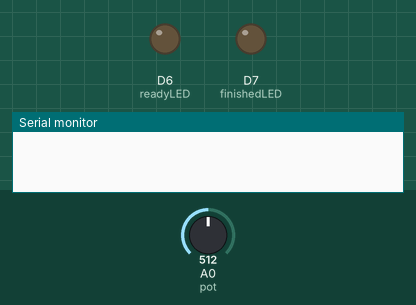
Recording of a sketch running on a simulated ESP8266 (Wemos D1 mini). Shown: output pins drawn as LEDs (lit = HIGH), the last lines printed to the serial monitor. Inputs (shaded band) come from the test bench; at power-on: A0 (pot) = 512.

Above: at 1.2 s.
1.3 s: A0 (pot) set to 28
2.8 s: A0 (pot) set to 23
At 3.3 s:
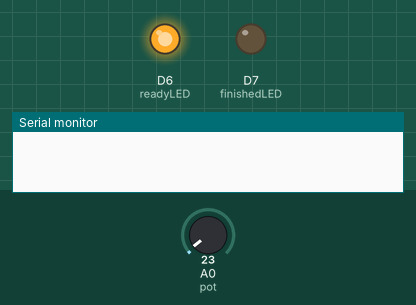
4.3 s: A0 (pot) set to 1005
5.8 s: A0 (pot) set to 1023
At 6.8 s:
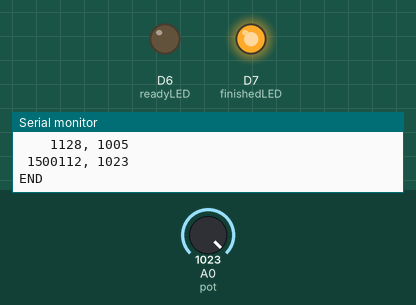
7.3 s: A0 (pot) set to 15
At 7.9 s:
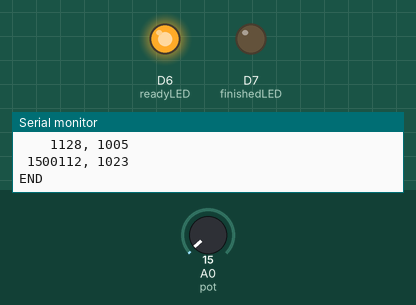
Timing chart, 0 to 9.8 s (numbered marks = the images above; inputs shaded):
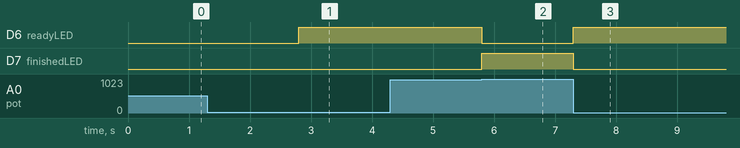

Measured:
- the behaviour switches between 25 and 24 on A0 (pot) (found by bisection; images 0 and 1)
- the behaviour switches between 1022 and 1023 on A0 (pot) (found by bisection; images 1 and 2)
- after the input at 1.3 s, every drawn part: stays the same
- after the input at 2.8 s, D6 (readyLED): LOW → HIGH at once
- after the input at 4.3 s, every drawn part: stays the same
- after the input at 5.8 s, D6 (readyLED): HIGH → LOW at once; D7 (finishedLED): LOW → HIGH at once
- after the input at 7.3 s, D6 (readyLED): LOW → HIGH at once; D7 (finishedLED): HIGH → LOW at once

The sketch:

serial-read-recoil.ino
```cpp
/*
 * Author: Gerardo Fisanotti - 10-jul-2020
 * Function: Read the impulse of a rifle recoil by reading time and analog value of a
 *           variable resistor moved by the energy of the recoil
 *           Will send results (microseconds, voltage) via USB serial bus.
 * Hardware: MCU D1 Mini (ESP8266 based),
 *           MCU pin A0 to wiper of measuring variable resistor, extremes of resistor to 3.3V and GND
 *           MCU pin D6 to green LED anode thru 220 ohm resistor, LED cathode to ground
 *           MCU pin D7 to yellow LED anode thru 220 ohm resistor, LED cathode to ground
 */

const int pot=A0; //potentiometer wiper
const int maxSample=1025; //Max # of samples to be stored
const int readyLED=D6; //green LED, ready to take samples
const int finishedLED=D7; //Yellow LED, waiting for I2C master to read values
unsigned long bt=0;
unsigned count=0;
unsigned ant=0;
unsigned long tim_a[maxSample];
unsigned val;
unsigned val_a[maxSample];
bool finished=true;
char line[16];

void setup() {
  pinMode(pot, INPUT);
  pinMode(readyLED, OUTPUT);
  pinMode(finishedLED, OUTPUT);
  Serial.begin(115200);
}

void dumpTable() {
  /*Serial.print("Time(us): ");
  Serial.println(micros()-bt);
  Serial.print("Samples: ");
  Serial.println(count);*/
  for (int i=0;i<count;i++) {
    sprintf(line, "%8u, %4u", tim_a[i], val_a[i]);
    Serial.println(line);
    yield(); //important for ESP8266, lets background processes run!
  }
  Serial.println("END");
}

void getReady() {
  bt=micros();
  count=0;
  ant=0;
  finished=false;
  digitalWrite(readyLED, HIGH);
  digitalWrite(finishedLED, LOW);
}

void finish() {
  finished=true;
  digitalWrite(finishedLED, HIGH);
  dumpTable();
  digitalWrite(readyLED, LOW);
}

void loop() {
  val=analogRead(pot);
  if (val<25) {
    getReady();
  } else {
    if (val>ant) {
      ant=val;
      if (!finished) {
        tim_a[count]=micros()-bt;
        val_a[count]=val;
        if (count<maxSample) { count++; };
        if (val>=1023) {finish();}
      }
    }
  }
}
```
